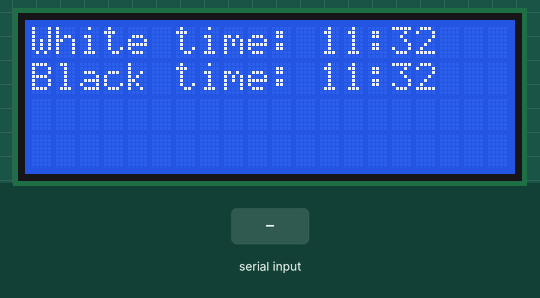
Recording of a sketch running on a simulated Arduino Mega 2560, built with avr-gcc and run on an emulated ATmega2560. On the bench: 20×4 character LCD. The inputs (shaded band) are chosen by the test bench. The local clock reads 2024-03-15 10:24:30 at power-on unless the sketch sets it.

Above: at 1.3 s.
1.4 s: "1" received over the second serial link
At 3.8 s:
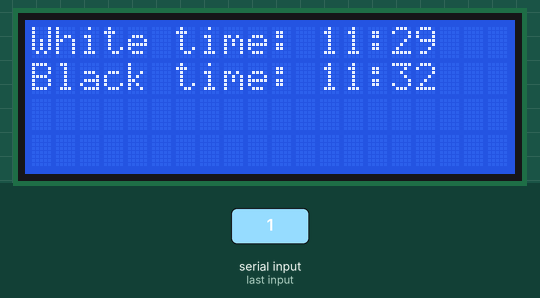
At 8.8 s:
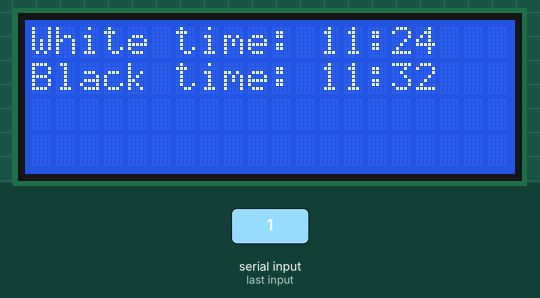
Timing chart, 0 to 10.3 s (numbered marks = the images above; inputs shaded):
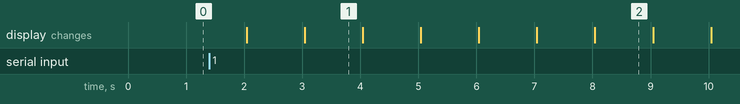

Measured:
- after the input at 1.4 s, the display: first changes after 0.64 s (image 1 shows a later state)
- what the display in image 2 shows lasts 1.0 s, from 8.0 s to 9.0 s

The sketch:

Project.ino
```cpp
#include <Wire.h>
#include <Thread.h>
#include <RtcDS1307.h>
#include <LiquidCrystal_I2C.h>
LiquidCrystal_I2C lcd(0x27, 2, 1, 0, 4, 5, 6, 7, 3, POSITIVE);

Thread messagesTask = Thread();
RtcDS1307<TwoWire> Rtc(Wire);
RtcDateTime now1;
RtcDateTime dtLimit;
RtcDateTime dtWhitePlayer;
RtcDateTime dtBlackPlayer;
RtcDateTime dtStart;

String moveMessage;
bool messageDirection;
bool firstDisplay1, firstDisplay2;
bool started;

void setup () {
  messagesTask.onRun(messageCallback);
  moveMessage = ""; //the move message that is sent with new line
  messageDirection = true; //true is from computer 1 to 2. false is from 2 to 1
  Serial.begin(115000); //representing arduino
  Serial1.begin(115000); //representing computer 1
  Serial2.begin(115000); //representing computer 2
  firstDisplay1 = true;
  firstDisplay2 = true;
  started = false;
  dtStart = RtcDateTime(0, 0, 0, 0, 0, 0);
  dtLimit = RtcDateTime(0, 0, 0, 0, 15, 0);

  lcd.begin(20,4);
  Rtc.Begin();
  Rtc.SetDateTime(dtStart);
  Rtc.SetIsRunning(false);
  now1 = Rtc.GetDateTime();
  dtWhitePlayer = dtLimit - now1;
  dtBlackPlayer = dtLimit - now1;
  lcd.setCursor(0, 0);
  lcdprintDateTime("White" ,dtWhitePlayer);
  lcd.setCursor(0, 1);
  lcdprintDateTime("Black" ,dtBlackPlayer);
}

void loop () {
  if(messagesTask.shouldRun()) {
    messagesTask.run();
  }

  if (started) {
    if (!Rtc.GetIsRunning()) {
      // RTC was not actively running, starting now
      Rtc.SetIsRunning(true);
    }
    maintainDisplay();
  }
}

#define countof(a) (sizeof(a) / sizeof(a[0]))

void lcdprintDateTime(char Player[], const RtcDateTime& dt) {
    char datestring[20];
    snprintf_P(datestring,
            countof(datestring),
            PSTR("%s time: %02u:%02u"),
            Player,
            dt.Minute(),
            dt.Second());
    lcd.print(datestring);
}

void maintainDisplay() {
  static const unsigned long REFRESH_INTERVAL = 1000; // ms
  static unsigned long lastRefreshTime = 0;

  if(millis() - lastRefreshTime >= REFRESH_INTERVAL) {
    lastRefreshTime += REFRESH_INTERVAL;
    refreshDisplay();
  }
}

void refreshDisplay() {
  //time out
  if (now1 > dtLimit) {
    Rtc.SetIsRunning(false);
    started = false;
    lcd.setCursor(0, 2);
    dtStart = RtcDateTime(0, 0, 0, 0, 0, 0);
    Rtc.SetDateTime(dtStart);
    dtWhitePlayer = dtLimit - now1;
    dtBlackPlayer = dtLimit - now1;
    lcd.print("     Time Out"); // spaces for centering message
  } else {
    if(messageDirection) {
      if(firstDisplay1) {
        firstDisplay1 = false;
      } else {
        now1 = Rtc.GetDateTime();
      }
      dtWhitePlayer = dtLimit - now1;
    } else {
      if(firstDisplay2) {
        firstDisplay2 = false;
      } else {
        dtBlackPlayer = dtLimit - now1;
      }
    }
    lcd.setCursor(0, 0);
    lcdprintDateTime("White" ,dtWhitePlayer);
    lcd.setCursor(0, 1);
    lcdprintDateTime("Black" ,dtBlackPlayer);
  }
  now1 = Rtc.GetDateTime();
}

void messageCallback() {
  moveMessage = "";
  //checking if computer that is connected
  //to the bluetooth sends messages to the arduino
  if (Serial1.available() > 0 || Serial2.available() > 0) {
    // checking if someone(computer 1 or 2) is sending data
    if (Serial1.available() > 0) { //if it is computer1 is sending data
      moveMessage += (char)Serial1.read(); //saving the message sent to a string
      messageDirection = true;
    } else {
      moveMessage += (char)Serial2.read();
      messageDirection = false;
    }
  }

  //receiving messeges from computer or sending
  //the the message from the arduino to the computer
  if (moveMessage.length()) {
    started = true;
    if (messageDirection) { //checking the direction
      Serial2.print(moveMessage);
    } else {
      Serial1.print(moveMessage);
    }
    moveMessage = ""; //reseting the string
  }
}
```
